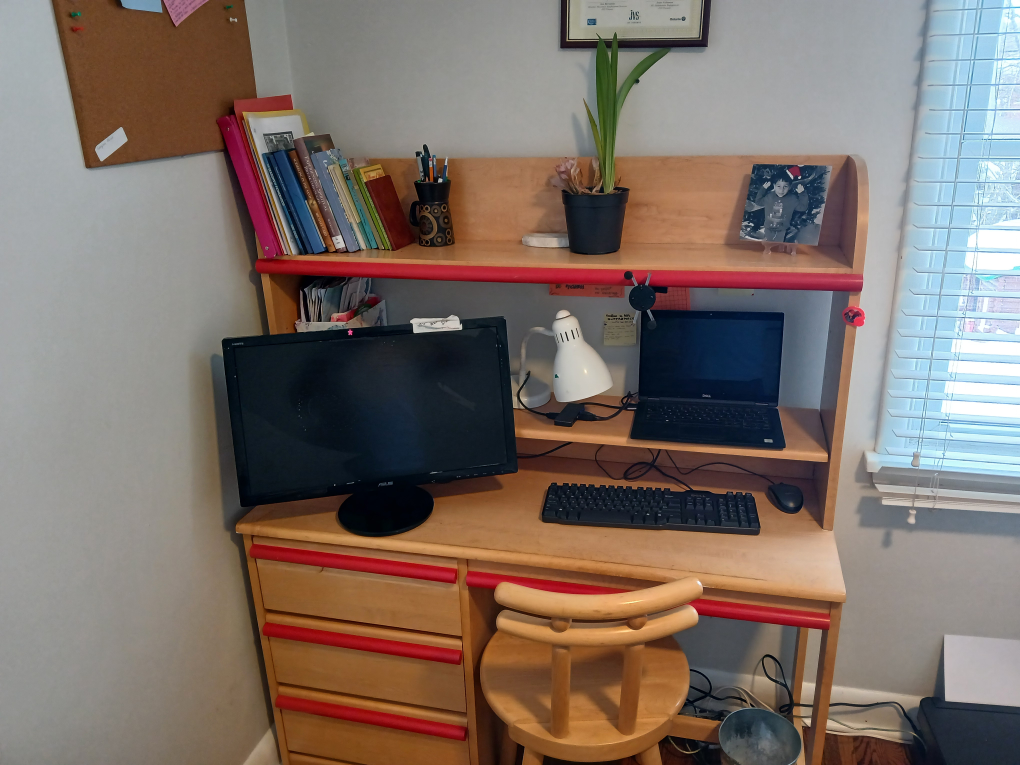
#> input picture images/organized_spot.jpg, 4080 x 3060 px (shown at 1/4 size)
$ python imageDeepSeek.py
#> lines starting #> are read from the running program, lines starting #| are printed output that depends on the picture
import cv2
import numpy as np
from skimage.metrics import structural_similarity as ssim
import os

def analyze_organization(image1_path, image2_path):
    """
    Analyzes the organization of a spot in two images and returns a percentage score.

    Args:
        image1_path: Path to the first image (reference - should be organized).
        image2_path: Path to the second image (to be evaluated).

    Returns:
        A percentage score (0-100) indicating the organization similarity, or None if an error occurs.
        Also returns a text explanation of the reasoning.
    """
#> called with image1_path = 'organized_spot.jpg', image2_path = 'less_organized_spot.jpg'

    try:
        # 1. Image Loading and Preprocessing
        img1 = cv2.imread(image1_path, cv2.IMREAD_GRAYSCALE)  # Load in grayscale
#> img1: shape (3060, 4080); min 0, max 255, mean 114.7
        img2 = cv2.imread(image2_path, cv2.IMREAD_GRAYSCALE)
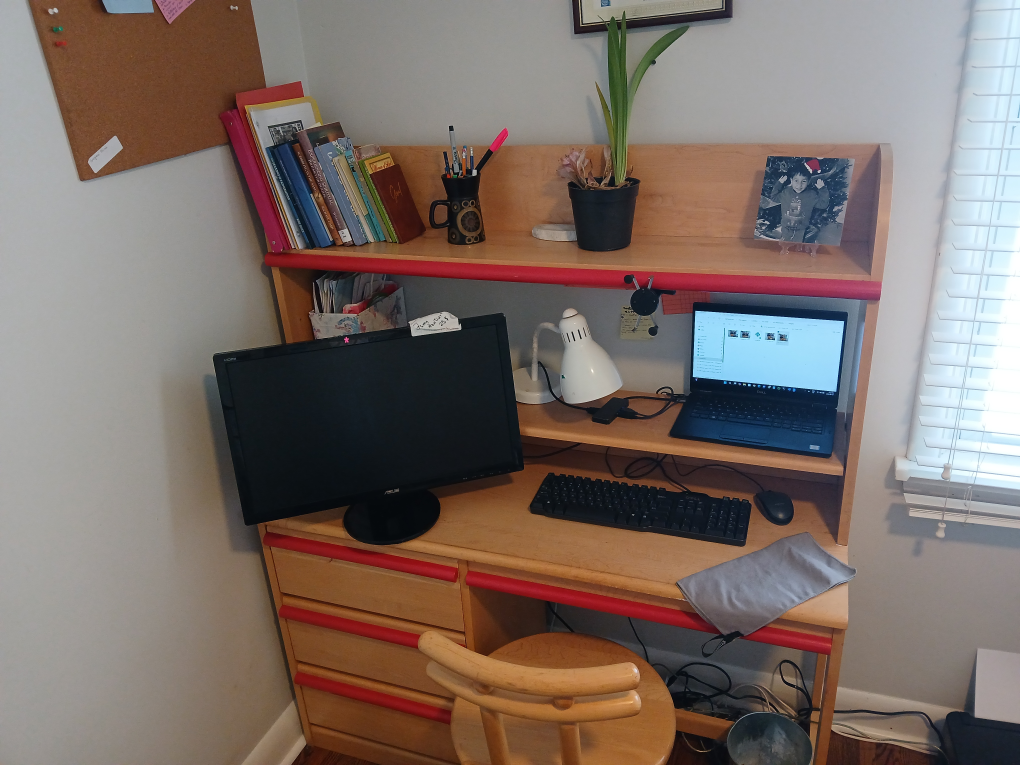
#> input picture images/less_organized_spot.jpg, 4080 x 3060 px (shown at 1/4 size)
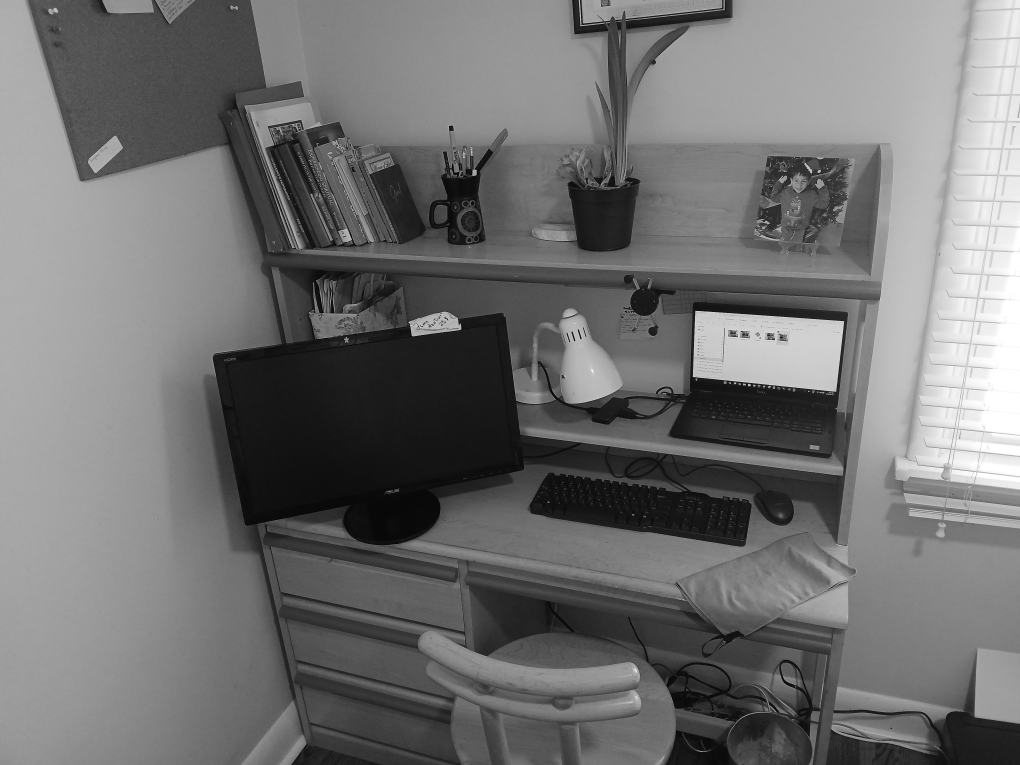
#> img2: shape (3060, 4080) (shown at 1/4 size); min 0, max 255, mean 112.9

        if img1 is None or img2 is None:
            return None, "Error: Could not load images."

        # Resize for consistency (important for SSIM)
        img1 = cv2.resize(img1, (500, 500))  # Example size, adjust as needed
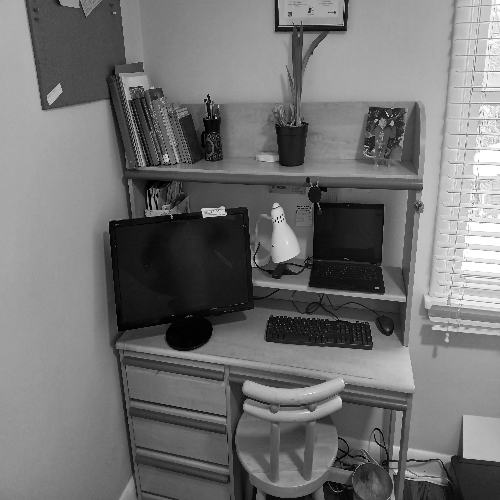
#> img1: shape (500, 500); min 0, max 255, mean 114.6
        img2 = cv2.resize(img2, (500, 500))
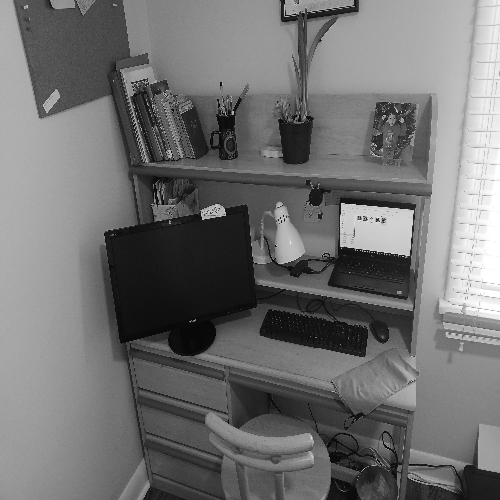
#> img2: shape (500, 500); min 0, max 255, mean 112.8

        # 2. Structural Similarity Index (SSIM)
        ssim_score, diff = ssim(img1, img2, full=True)
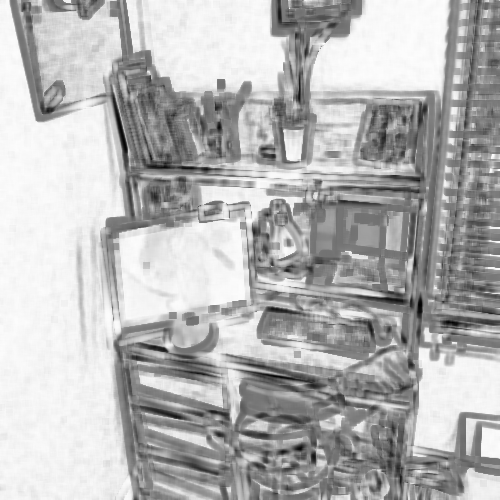
#> diff: shape (500, 500) float64; min -0.803, max 0.995, mean 0.476; drawn with min black and max white
#> ssim_score = 0.473

        # 3. Heuristic-based Organization Analysis
        # Example heuristic: Count the number of edges (more edges might indicate more clutter)
        edges1 = cv2.Canny(img1, 100, 200)
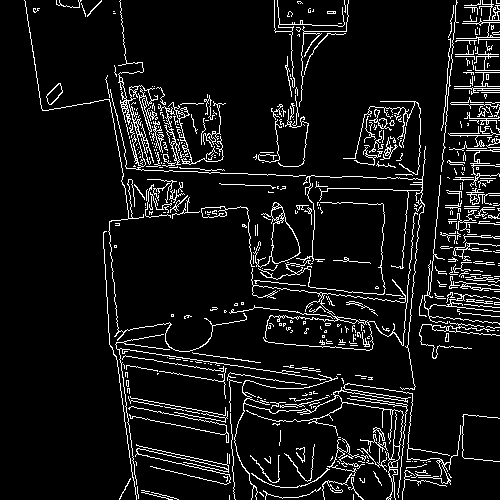
#> edges1: shape (500, 500); 8% white in thin lines or dots
        edges2 = cv2.Canny(img2, 100, 200)
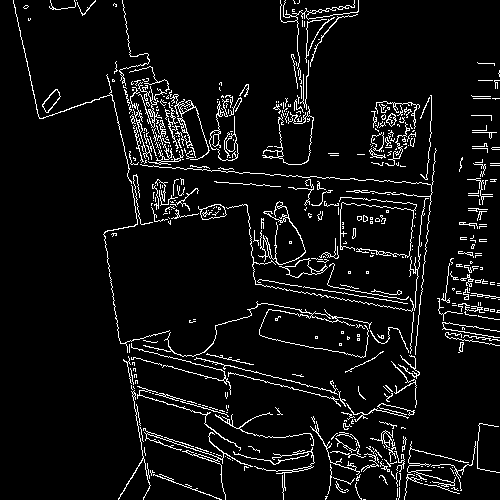
#> edges2: shape (500, 500); 6.3% white in thin lines or dots

        edge_count1 = np.sum(edges1 > 0)
#> edge_count1 = 20041
        edge_count2 = np.sum(edges2 > 0)
#> edge_count2 = 15830

        # Calculate a simple organization score based on edge count difference
        edge_diff = abs(edge_count1 - edge_count2)
#> edge_diff = 4211
        max_edge_count = max(edge_count1, edge_count2)
#> max_edge_count = 20041
        organization_score = 100 - (edge_diff / max_edge_count) * 100
#> organization_score = 78.99

        # 4. Generate Explanation
        explanation = f"""
        The organization similarity between the two images is {organization_score:.2f}%.

        Analysis:
        - Reference image edge count: {edge_count1}
        - Evaluated image edge count: {edge_count2}
        - SSIM Score: {ssim_score:.4f}

        The evaluated image has {'more' if edge_count2 > edge_count1 else 'fewer'} edges than the reference image, which may indicate {'more clutter' if edge_count2 > edge_count1 else 'less clutter'}.
        """

        return organization_score, explanation

    except Exception as e:
        return None, f"An error occurred: {e}"


# Example usage:
image1_path = "organized_spot.jpg"  # Path to the organized image
image2_path = "less_organized_spot.jpg"  # Path to the image to evaluate

percentage, explanation = analyze_organization(image1_path, image2_path)
#> percentage = 78.99

if percentage is not None:
    print(f"Organization Similarity: {percentage:.2f}%")
#| Organization Similarity: 78.99%
    print("Explanation:", explanation)
#| Explanation:
#|         The organization similarity between the two images is 78.99%.
#|         Analysis:
#|         - Reference image edge count: 20041
#|         - Evaluated image edge count: 15830
#|         - SSIM Score: 0.4732
#|         The evaluated image has fewer edges than the reference image, which may indicate less clutter.
else:
    print(explanation)  # Print the error message
